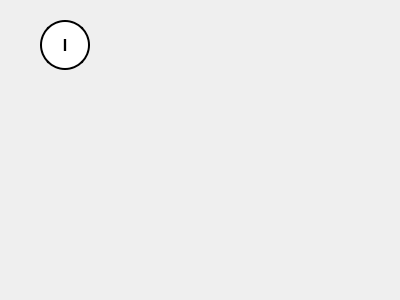
<?xml version="1.0" encoding="UTF-8"?>
<ui version="4.0">
 <class>CabinLight</class>
 <widget class="QWidget" name="CabinLight">
  <property name="geometry">
   <rect>
    <x>0</x>
    <y>0</y>
    <width>400</width>
    <height>300</height>
   </rect>
  </property>
  <property name="windowTitle">
   <string>Form</string>
  </property>
  <widget class="QPushButton" name="InteriorCabinButton">
   <property name="geometry">
    <rect>
     <x>40</x>
     <y>20</y>
     <width>50</width>
     <height>50</height>
    </rect>
   </property>
   <property name="styleSheet">
    <string>
                    QPushButton {
                    border: 2px solid black;
                    border-radius: 25px;
                    background-color: white;
                    font-size: 16px;
                    font-weight: bold;
                    }
                </string>
   </property>
   <property name="text">
    <string>I</string>
   </property>
  </widget>
 </widget>
 <resources/>
 <connections/>
</ui>
